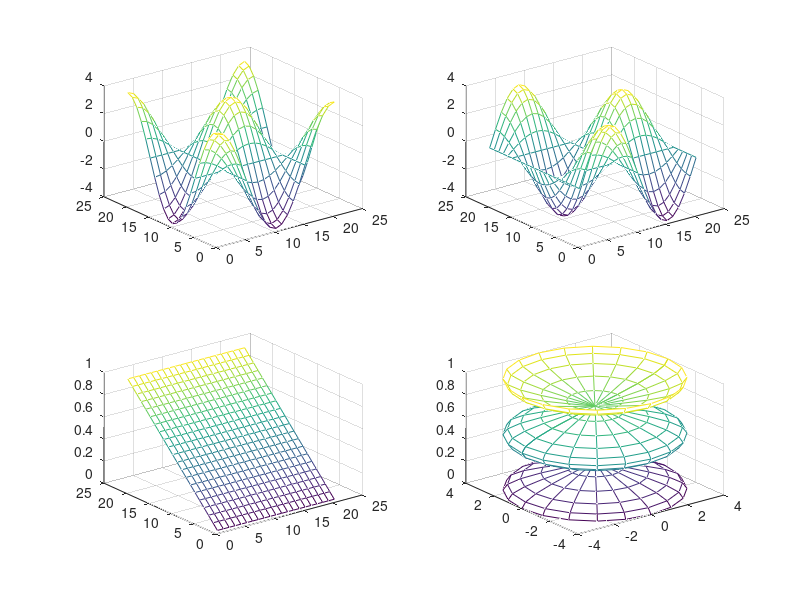

Write MATLAB code to recreate this figure.
t= 0:pi/10:2*pi;
[X,Y,Z] = cylinder(4*cos(t));
subplot(2,2,1); mesh(X)
subplot(2,2,2); mesh(Y)
subplot(2,2,3); mesh(Z)
subplot(2,2,4); mesh(X,Y,Z)